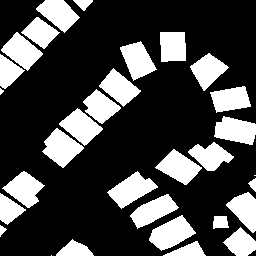
#> input picture dataset/image/2.png, 256 x 256 px
$ python cal.py
#> lines starting #> are read from the running program, lines starting #| are printed output that depends on the picture; after the words box and inside, x2 and y2 are one past the last pixel; in counts of white or black regions, pixels touching at a corner belong together
import cv2

# 计算变化区域数量
if __name__ == '__main__':
    # 读取标签图像
    label_image = cv2.imread('./dataset/image/2.png', cv2.IMREAD_GRAYSCALE)  # 替换为你的标签图像路径
#> label_image: shape (256, 256); 27.6% white; 31 white regions (3 under 20 px), largest, box (x1, y1, x2, y2) and area: (149, 215, 196, 251) 938, (107, 171, 158, 209) 929, (42, 128, 84, 168) 913

    # 使用连通组件标记算法进行标记
    _, labeled_image = cv2.connectedComponents(label_image)
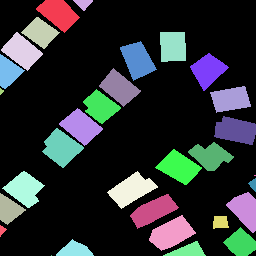
#> labeled_image: shape (256, 256) int32; 32 distinct labels, from 0 to 31; one colour per label, 0 black

    # 统计连通组件的数量（白色区域的数量）
    white_regions = labeled_image.max()  # labeled_image中最大的标记值即为连通组件的数量
#> white_regions = 31

    print("白色区域的数量:", white_regions)
#| 白色区域的数量: 31
